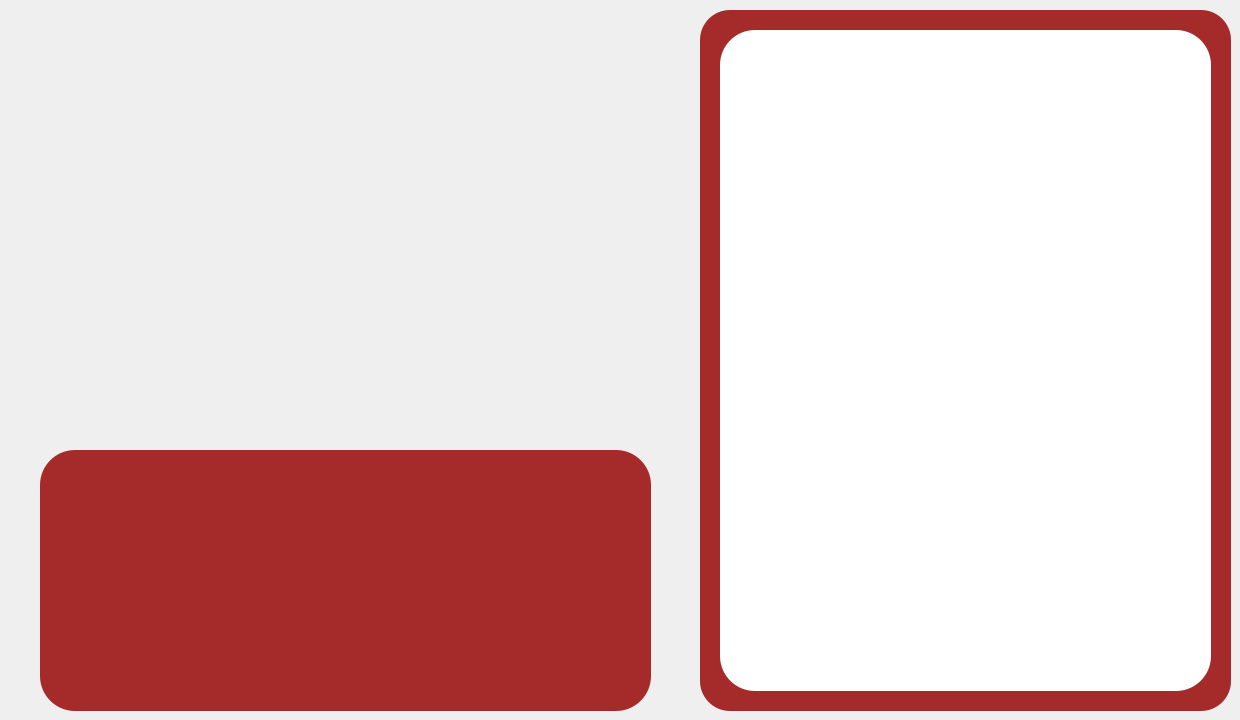
   <widget class="QWidget" name="page_menu">
    <widget class="QLabel" name="label_3">
     <property name="geometry">
      <rect>
       <x>10</x>
       <y>40</y>
       <width>661</width>
       <height>391</height>
      </rect>
     </property>
     <property name="styleSheet">
      <string notr="true">border-image: url(:/img/on air image.png);
border-radius:32px;</string>
     </property>
     <property name="text">
      <string/>
     </property>
    </widget>
    <widget class="QLabel" name="label_4">
     <property name="geometry">
      <rect>
       <x>700</x>
       <y>10</y>
       <width>531</width>
       <height>701</height>
      </rect>
     </property>
     <property name="styleSheet">
      <string notr="true">background-color:Brown;
border-radius:30px;</string>
     </property>
     <property name="text">
      <string/>
     </property>
    </widget>
    <widget class="QLabel" name="label_admin">
     <property name="geometry">
      <rect>
       <x>900</x>
       <y>60</y>
       <width>131</width>
       <height>121</height>
      </rect>
     </property>
     <property name="styleSheet">
      <string notr="true">background-color:white;
image: url(:/img/1946429.png);</string>
     </property>
     <property name="text">
      <string/>
     </property>
    </widget>
    <widget class="QLabel" name="label_5">
     <property name="geometry">
      <rect>
       <x>720</x>
       <y>30</y>
       <width>491</width>
       <height>661</height>
      </rect>
     </property>
     <property name="styleSheet">
      <string notr="true">border-radius:35px;
background-color:white;
font-family:&quot;Dosis&quot;;
font-size:37px;

</string>
     </property>
     <property name="text">
      <string/>
     </property>
    </widget>
    <widget class="QLabel" name="label_6">
     <property name="geometry">
      <rect>
       <x>40</x>
       <y>450</y>
       <width>611</width>
       <height>261</height>
      </rect>
     </property>
     <property name="styleSheet">
      <string notr="true">background-color:Brown;
image: url(:/img/kisspng-social-media-computer-icons-social-network-do-not-conform-to-social-morality-5aec563338c9a1.6380052915254380032326.png);
border-radius:35px;
</string>
     </property>
     <property name="text">
      <string/>
     </property>
    </widget>
    <widget class="QLabel" name="label_8">
     <property name="geometry">
      <rect>
       <x>770</x>
       <y>250</y>
       <width>391</width>
       <height>401</height>
      </rect>
     </property>
     <property name="styleSheet">
      <string notr="true">background-color:white;

border-radius:35px;</string>
     </property>
     <property name="text">
      <string/>
     </property>
    </widget>
    <widget class="QLineEdit" name="lineEdit_compte">
     <property name="geometry">
      <rect>
       <x>920</x>
       <y>190</y>
       <width>161</width>
       <height>31</height>
      </rect>
     </property>
     <property name="styleSheet">
      <string notr="true">background-color:white;
font-size:30px;
border:0px;
text-align:center;
font-family:Tahoma;
color:green;
</string>
     </property>
     <property name="text">
      <string/>
     </property>
     <property name="readOnly">
      <bool>true</bool>
     </property>
    </widget>
    <zorder>label_4</zorder>
    <zorder>label_5</zorder>
    <zorder>label_3</zorder>
    <zorder>label_admin</zorder>
    <zorder>label_6</zorder>
    <zorder>label_8</zorder>
    <zorder>lineEdit_compte</zorder>
   </widget>
